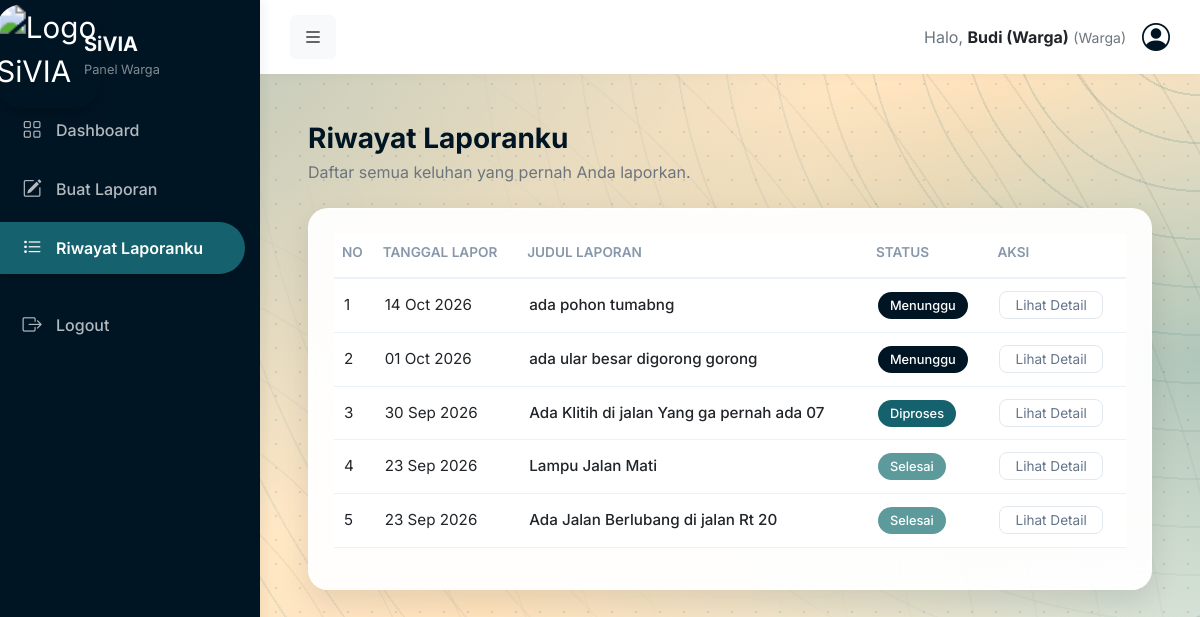
Page /riwayat.php (signed in) on the committed database.
### tables this page shows
CREATE TABLE `tb_pengaduan` (
  `id_pengaduan` int NOT NULL,
  `id_user` int NOT NULL,
  `tgl_pengaduan` date NOT NULL,
  `judul` varchar(100) NOT NULL,
  `isi_laporan` text NOT NULL,
  `foto` varchar(255) DEFAULT NULL,
  `status` enum('menunggu','diproses','selesai') NOT NULL DEFAULT 'menunggu'
);

### riwayat.php (the view, shortened to what this page needs)
<?php
include 'koneksi.php';
$id_user_login = $_SESSION['id_user'];
$q_riwayat = mysqli_query($conn, "SELECT * FROM tb_pengaduan WHERE id_user = '$id_user_login' ORDER BY tgl_pengaduan DESC");
?>
<!DOCTYPE html>
<html lang="id">
<head>
    <link href="https://cdn.jsdelivr.net/npm/bootstrap@5.3.0/dist/css/bootstrap.min.css" rel="stylesheet">
    <link rel="stylesheet" href="https://cdn.jsdelivr.net/npm/bootstrap-icons@1.11.1/font/bootstrap-icons.css">
</head>
<body>
<div class="wrapper">
    <nav class="sidebar py-2" id="sidebar">
        <div class="sidebar-brand">
            <img src="logoweb.png" alt="Logo SiVIA" class="my-logo">
            <div class="brand-text ms-2">
                <h5 class="mb-0 fw-bold text-white">SiVIA</h5>
                <small class="text-white-50" style="font-size: 0.8rem;">Panel <?= ucfirst($_SESSION['role']); ?></small>
            </div>
        </div>
        <a href="dashboard.php">
            <i class="bi bi-grid"></i>
            <span>Dashboard</span>
        </a>
        <a href="buat_laporan.php">
            <i class="bi bi-pencil-square"></i>
            <span>Buat Laporan</span>
        </a>
        <a href="riwayat.php" class="active">
            <i class="bi bi-list-task"></i>
            <span>Riwayat Laporanku</span>
        </a>
        <a href="logout.php">
            <i class="bi bi-box-arrow-right"></i>
            <span>Logout</span>
        </a>
    </nav>
    <div class="main-content">
        <header class="topbar">
            <div>
                <button class="btn btn-light" id="btnToggleSidebar"><i class="bi bi-list fs-5"></i></button>
            </div>
            <div class="d-flex align-items-center">
                <span class="me-3 text-secondary">Halo, <strong class="text-dark"><?= htmlspecialchars($_SESSION['nama']); ?></strong> <small>(<?= ucfirst($_SESSION['role']); ?>)</small></span>
                <i class="bi bi-person-circle fs-3" style="color: var(--warna-1);"></i>
            </div>
        </header>
        <main class="p-4 p-md-5">
            <div class="mb-4">
                <h3 class="fw-bold mb-1" style="color: var(--warna-1);">Riwayat Laporanku</h3>
                <p class="text-secondary">Daftar semua keluhan yang pernah Anda laporkan.</p>
            </div>
            <div class="table-container">
                <div class="table-responsive">
                    <table class="table table-borderless">
                        <thead>
                            <tr>
                                <th>No</th>
                                <th>Tanggal Lapor</th>
                                <th>Judul Laporan</th>
                                <th>Status</th>
                                <th>Aksi</th>
                            </tr>
                        </thead>
                        <tbody>
                            <?php
                            $no = 1;
                            if(mysqli_num_rows($q_riwayat) > 0) {
                                while($row = mysqli_fetch_assoc($q_riwayat)) {
                                    if($row['status'] == 'menunggu') {
                                        $bg_color = 'var(--warna-1)';
                                    } elseif($row['status'] == 'diproses') {
                                        $bg_color = 'var(--warna-3)';
                                    } else {
                                        $bg_color = 'var(--warna-4)';
                                    }
                            ?>
                            <tr>
                                <td><?= $no++; ?></td>
                                <td><?= date('d M Y', strtotime($row['tgl_pengaduan'])); ?></td>
                                <td class="fw-medium"><?= htmlspecialchars($row['judul']); ?></td>
                                <td><span class="badge-status text-white" style="background-color: <?= $bg_color; ?>; text-transform: capitalize;"><?= $row['status']; ?></span></td>
                                <td><a href="detail.php?id=<?= $row['id_pengaduan']; ?>" class="btn-detail">Lihat Detail</a></td>
                            </tr>
                            <?php
                                }
                            } ?>
                        </tbody>
                    </table>
                </div>
            </div>
        </main>
    </div>
</div>
</body>
</html>

### riwayat.php (style rules this page uses)
:root { --warna-1: #001524; --warna-2: #0B3A42; --warna-3: #15616D; --warna-4: #5C9A9C; --warna-5: #E7D7C1; --bg-body: #FFECD1; }
body { background-color: #FFECD1; background-image: radial-gradient(rgba(0, 21, 36, 0.10) 1.4px, transparent 1.4px), radial-gradient(ellipse at 0% 0%, rgba(21, 97, 109, 0.35) 0, transparent 50%), radial-gradient(ellipse at 100% 45%, rgba(92, 154, 156, 0.40) 0, transparent 48%), linear-gradient(135deg, #FFF3DE 0%, #FFE3BC 55%, #D3E6E1 100%); background-size: 24px 24px, auto, auto, auto; background-attachment: fixed; font-family: 'Inter', sans-serif; color: #333; overflow-x: hidden; }
.wrapper { display: flex; min-height: 100vh; position: relative; z-index: 1; }
body::before { content: ""; position: fixed; inset: 0; pointer-events: none; z-index: 0; background: repeating-radial-gradient(circle at 100% 0%, transparent 0 46px, rgba(21, 97, 109, 0.16) 46px 48px), repeating-radial-gradient(circle at 0% 100%, transparent 0 60px, rgba(0, 21, 36, 0.08) 60px 62px); -webkit-mask-image: radial-gradient(circle at 100% 0%, #000 0, transparent 55%), radial-gradient(circle at 0% 100%, #000 0, transparent 50%); mask-image: radial-gradient(circle at 100% 0%, #000 0, transparent 55%), radial-gradient(circle at 0% 100%, #000 0, transparent 50%); }
body::after { content: ""; position: fixed; left: 0; bottom: 0; width: 100%; height: 42vh; min-height: 260px; pointer-events: none; z-index: 0; background-repeat: no-repeat; background-size: 100% 100%; }
.sidebar { width: 260px; min-width: 260px; background-color: var(--warna-1); color: white; transition: all 0.3s ease; box-shadow: 4px 0 10px rgba(0,0,0,0.05); z-index: 10; }
.sidebar-brand { display: flex; align-items: center; padding: 20px 20px; transition: all 0.3s ease; }
.my-logo { width: 56px !important; height: 56px !important; min-width: 56px !important; min-height: 56px !important; object-fit: cover !important; border-radius: 14px !important; flex-shrink: 0 !important; transform: scale(1.85) !important; box-shadow: 0 4px 10px rgba(0, 0, 0, 0.2) !important; transition: all 0.3s ease !important; }
.brand-text { white-space: nowrap; transition: all 0.2s ease; }
.sidebar a { color: rgba(255,255,255,0.7); text-decoration: none; padding: 12px 20px !important; display: flex !important; align-items: center !important; font-weight: 500; border-radius: 0 30px 30px 0 !important; margin-right: 15px !important; margin-left: 0 !important; margin-bottom: 6px !important; white-space: nowrap !important; transition: all 0.2s ease; }
.sidebar a.active { background-color: var(--warna-3) !important; color: white !important; font-weight: 600; box-shadow: 0 4px 10px rgba(0,0,0,0.15); }
.sidebar a i { margin-right: 12px !important; font-size: 1.2rem !important; min-width: 24px; text-align: center; }
.main-content { flex-grow: 1; width: 100%; overflow-x: hidden; }
.topbar { background-color: white; padding: 15px 30px; box-shadow: 0 2px 10px rgba(0,0,0,0.03); display: flex; justify-content: space-between; align-items: center; }
.table-container { background: rgba(255, 255, 255, 0.95) !important; border-radius: 20px !important; padding: 25px; border: 1px solid rgba(255, 255, 255, 0.8) !important; box-shadow: 0 12px 28px rgba(0, 21, 36, 0.10) !important; }
.table thead th { border-bottom: 2px solid #edf2f9; color: #8898aa; font-weight: 600; font-size: 0.85rem; text-transform: uppercase; padding-bottom: 15px; }
.table tbody td { vertical-align: middle; padding: 15px 10px; border-bottom: 1px solid #edf2f9; font-size: 0.95rem; }
.btn-detail { border: 1px solid #e2e8f0; background: transparent; color: #64748b; border-radius: 8px; font-size: 0.85rem; padding: 5px 15px; text-decoration: none; }
.badge-status { padding: 6px 12px; border-radius: 30px; font-weight: 500; font-size: 0.8rem; }

### rows in the picture
tb_pengaduan: tgl_pengaduan "14 Oct 2026", judul "ada pohon tumabng", status "Menunggu"
tb_pengaduan: tgl_pengaduan "01 Oct 2026", judul "ada ular besar digorong gorong", status "Menunggu"
tb_pengaduan: tgl_pengaduan "30 Sep 2026", judul "Ada Klitih di jalan Yang ga pernah ada 07", status "Diproses"
tb_pengaduan: tgl_pengaduan "23 Sep 2026", judul "Lampu Jalan Mati", status "Selesai"
tb_pengaduan: tgl_pengaduan "23 Sep 2026", judul "Ada Jalan Berlubang di jalan Rt 20", status "Selesai"

### other values in the picture
$_SESSION['role'] "Warga"
$_SESSION['nama'] "Budi (Warga)"
